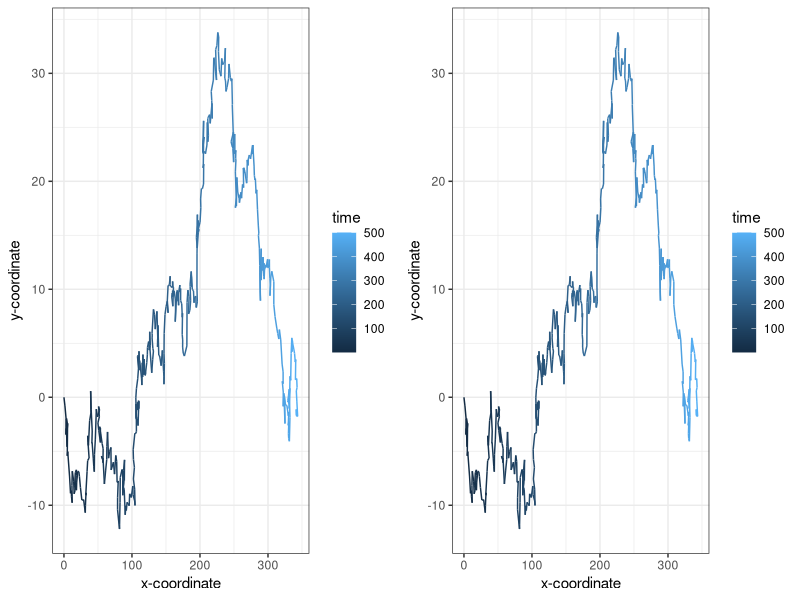

Write R code to recreate this figure.
library(ggplot2)
library(gridExtra)

brownian_motion  <- function (n_steps, seed = 12345, rnorm_mean = 0,
                              step_sd = 1, drift = 0) {
  
  df <- data.frame(x = numeric(n_steps), y = numeric(n_steps),  
                    time = seq_len(n_steps)) 
  
  set.seed(seed)
  
  df[1,] <- c(0,0,1)
  
  h_x <- rnorm(n_steps - 1, mean = rnorm_mean + drift, sd = step_sd)
  h_y <- rnorm(n_steps - 1, mean = rnorm_mean + drift, sd = step_sd)
  
  angle_change <- rnorm(n_steps - 1, mean = rnorm_mean, sd = step_sd)
  cos_offsets <- cos(angle_change)
  sin_offsets <- sin(angle_change)
  
  x_steps <- cos_offsets + h_x
  y_steps <- sin_offsets + h_y
  
  x_positions <- c(0, cumsum(x_steps))
  y_positions <- c(0, cumsum(y_steps))
  
  df$x <- x_positions
  df$y <- y_positions
  
  return(df)

}
  


data1 <- brownian_motion(500)

plot1 <- ggplot(aes(x = x, y = y), data = data1) +
  
  geom_path(aes(colour = time)) +
  
  theme_bw() +
  
  xlab("x-coordinate") +
  
  ylab("y-coordinate")

data2 <- brownian_motion(500)

plot2 <- ggplot(aes(x = x, y = y), data = data2) +
  
  geom_path(aes(colour = time)) +
  
  theme_bw() +
  
  xlab("x-coordinate") +
  
  ylab("y-coordinate")

grid.arrange(plot1, plot2, ncol=2)

